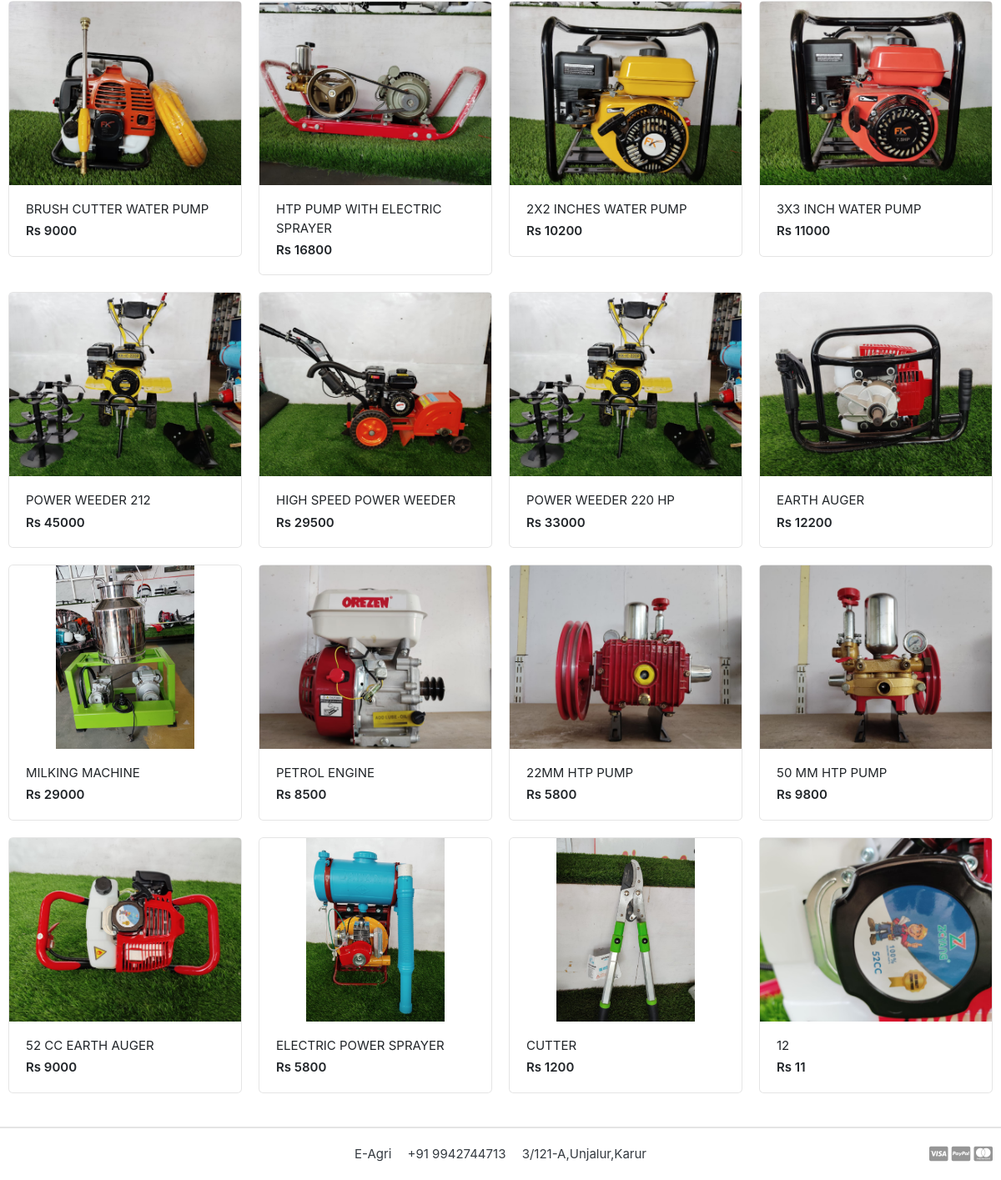
The app's page / (lower part), older data.
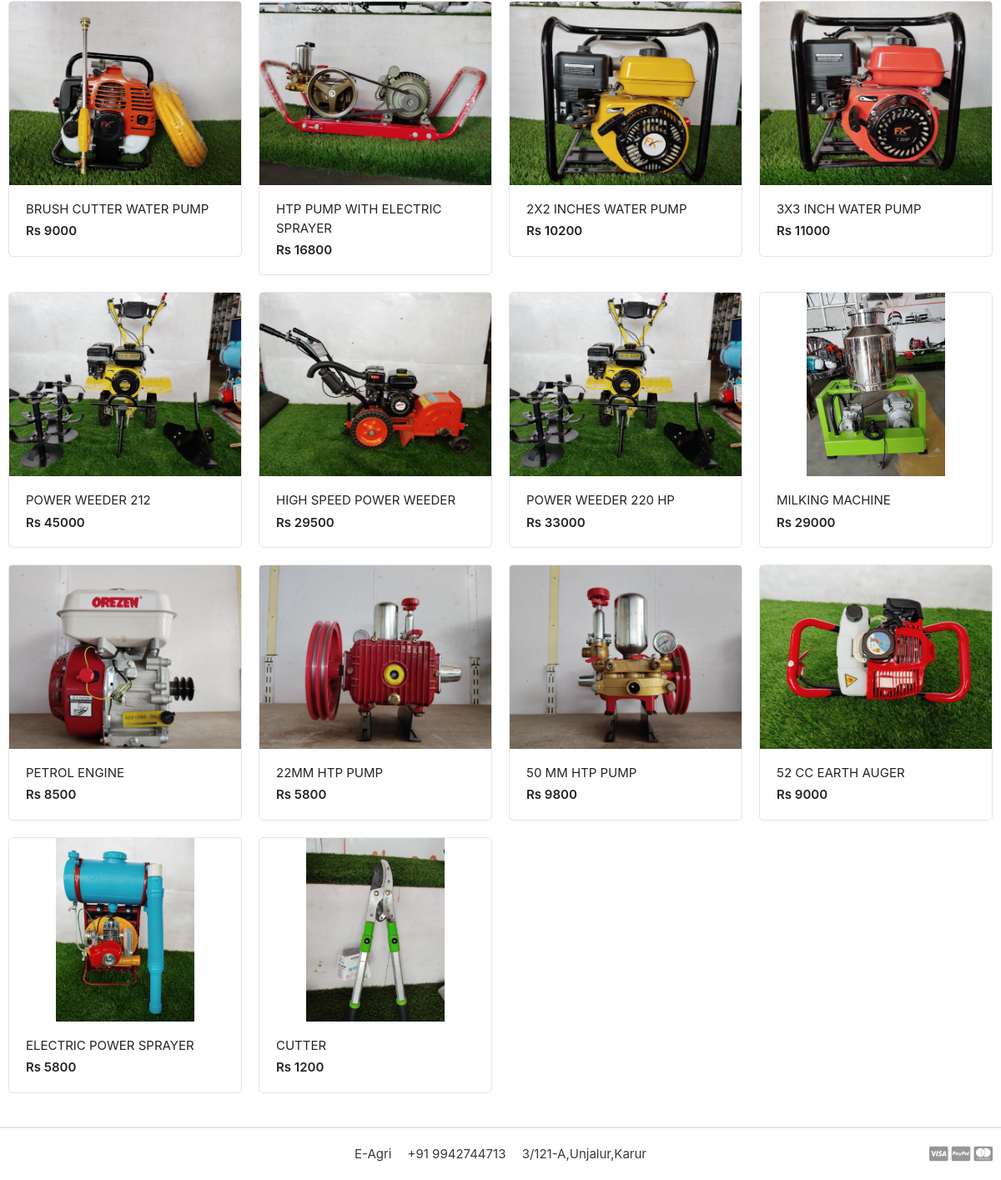
The same page, newer data.
### store/models.py (models this page shows, shortened)
class Product(models.Model):
    product_name = models.CharField(max_length=200, unique=True)
    slug = models.SlugField(max_length=200,unique=True)
    description  =models.TextField(max_length=500,unique=True)
    price = models.IntegerField()
    image = models.ImageField(upload_to='photos/products')
    stock = models.IntegerField()
    youtube_link = models.URLField(blank=True, null=True)
    is_available = models.BooleanField(default=True)
    category = models.ForeignKey(Category, on_delete=models.CASCADE)
    created_date = models.DateTimeField(auto_now_add=True)
    modified_date = models.DateTimeField(auto_now=True)
    def get_url(self):
        return reverse('product_detail',args=[self.category.slug,self.slug])

### Agri/views.py (the view)
# urls.py: 2. Add a URL to urlpatterns:  path('', views.home, name='home')
def home(request):
    products = Product.objects.all().filter(is_available=True)
    context = {
        'products':products,
    }
    return render(request,'home.html',context)

### carts/context_processors.py (called while the page is built)
def counter(request):
    cart_count = 0
    if 'admin' in request.path:
        return {}
    else:
        try:
            cart = Cart.objects.filter(cart_id=_cart_id(request))
            if request.user.is_authenticated:
                cart_items = CartItem.objects.all().filter(user=request.user)
            else:
                cart_items = CartItem.objects.all().filter(cart=cart[:1])
            for cart_item in cart_items:
                cart_count += cart_item.quantity
        except Cart.DoesNotExist:
            cart_count = 0
    return dict(cart_count=cart_count)

### carts/views.py (called while the page is built)
def _cart_id(request):
    cart = request.session.session_key
    if not cart:
        cart = request.session.create()
    return cart

### category/context_processors.py (called while the page is built)
def menu_links(request):
    links = Category.objects.all()
    return dict(links=links)

### category/models.py (called while the page is built)
    def get_url(self):
        return reverse('product_by_category', args=[self.slug])

### templates/home.html (shortened to what this page needs)
{% extends 'base.html' %}
{% load static %}
{% block content %}
<section class="section-name padding-y-sm">
<div class="container">
<div class="row">
	{% for product in products %}
	<div class="col-md-3">
		<div class="card card-product-grid">
			<a href="{{ product.get_url }}" class="img-wrap"> <img src="{{ product.image.url }}"> </a>
			<figcaption class="info-wrap">
				<a href="{{ product.get_url }}" class="title">{{ product.product_name }}</a>
				<div class="price mt-1">Rs {{ product.price }}
			</figcaption>
		</div>
	</div>
	{% endfor %}
	</div>
</div>
</section>
</body>
</html>
{% endblock %}

Row changes from the older to the newer data that the page shows:
removed Product: image (picture), product_name "EARTH AUGER", price "12200"
removed Product: image (picture), product_name "12", price "11"
